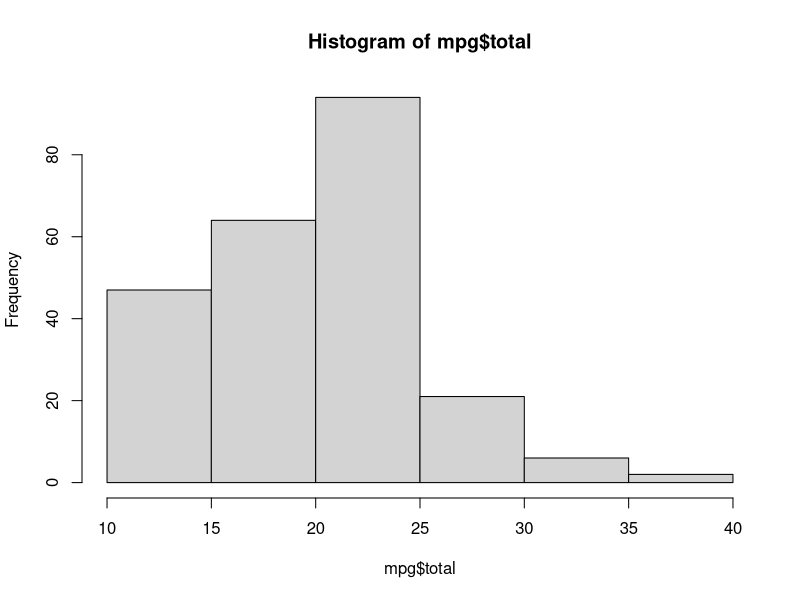
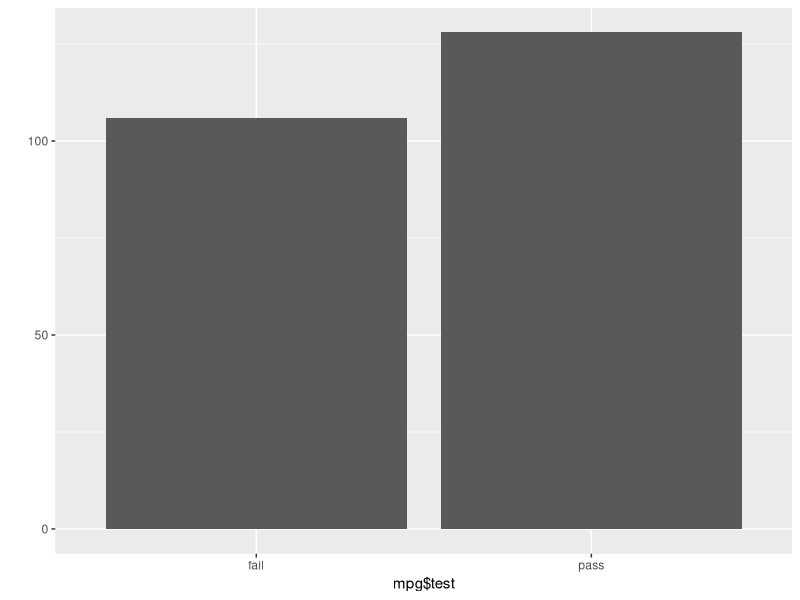
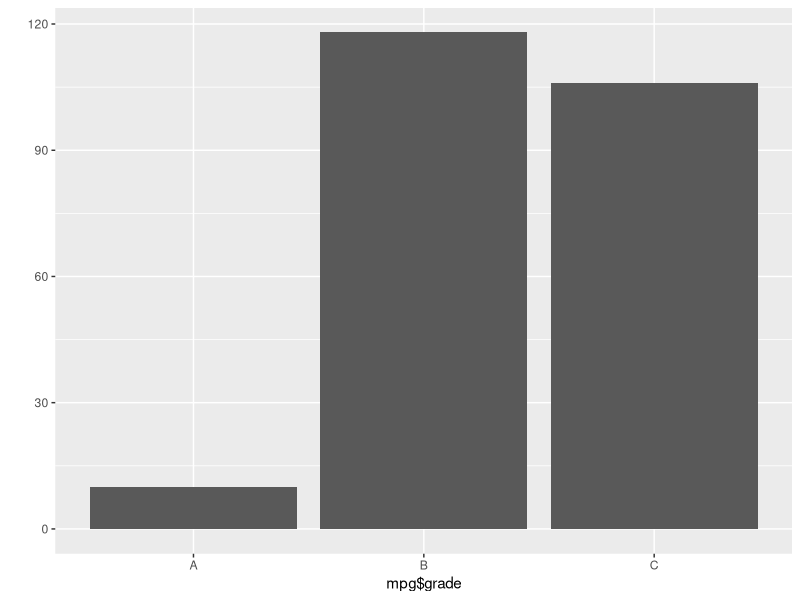
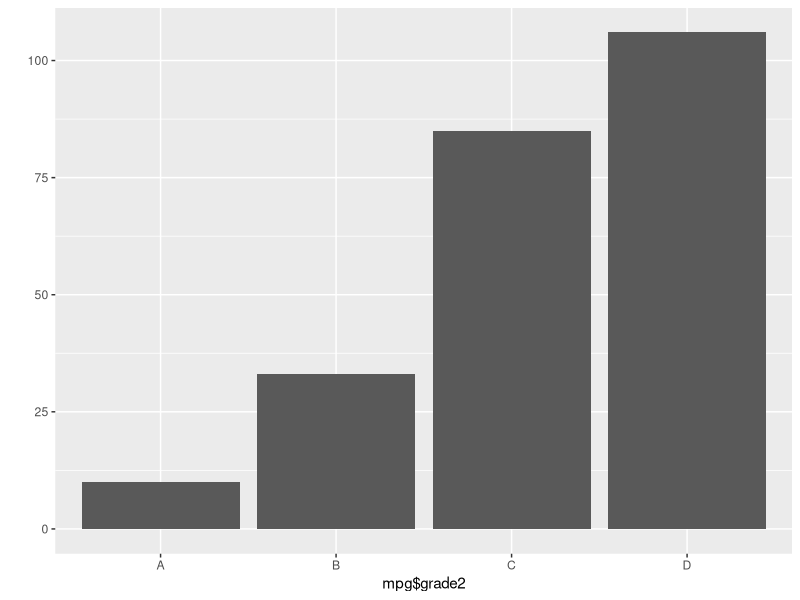

These figures' R source, in order:
## 05-3 파생변수 만들기
## 파생변수란? 기존의 변수를 변형해서 만든 변수

## 1. 2개 변수로 이루어진 데이터 프레임 생성
df<- data.frame(var1= c(4, 3, 8),
                var2= c(2, 6, 1))
df
#   var1 var2
# 1    4    2
# 2    3    6
# 3    8    1


## 2. var_sum이라는 파생변수 만들어 df에 추가
df$var_sum <- df$var1 + df$var2 # var_sum 파생변수 생성
df
#   var1 var2 var_sum
# 1    4    2       6
# 2    3    6       9
# 3    8    1       9


## 3. var_mean이라는 파생변수 생성
df$var_mean <- (df$var1+df$var2)/2 # var_mean 파생변수 생성
df
#   var1 var2 var_sum var_mean
# 1    4    2       6      3.0
# 2    3    6       9      4.5
# 3    8    1       9      4.5



## mpg 통합 연비 변수 만들기
library(ggplot2)

## 1. cty, hwy 두 변수 평균 구해서 통합 연비 구함
mpg$total <- (mpg$cty + mpg$hwy)/2 # 통합 연비 변수 생성
head(mpg)
#   manufacturer model displ  year   cyl trans      drv     cty   hwy fl    class   total
#   <chr>        <chr> <dbl> <int> <int> <chr>      <chr> <int> <int> <chr> <chr>   <dbl>
# 1 audi         a4      1.8  1999     4 auto(l5)   f        18    29 p     compact  23.5
# 2 audi         a4      1.8  1999     4 manual(m5) f        21    29 p     compact  25
# 3 audi         a4      2    2008     4 manual(m6) f        20    31 p     compact  25.5
# 4 audi         a4      2    2008     4 auto(av)   f        21    30 p     compact  25.5
# 5 audi         a4      2.8  1999     6 auto(l5)   f        16    26 p     compact  21
# 6 audi         a4      2.8  1999     6 manual(m5) f        18    26 p     compact  22


## 2. 통합 연비 변수 평균 구하기
mean(mpg$total)
# [1] 20.14957



###### 조건문을 활용해 파생변수 만들기
###### 고연비 합격 판정을 받은 자동차가 몇 대나 되는지


## 1. 기준값 정하기
summary(mpg$total) # 요약 통계량 산출
#    Min. 1st Qu.  Median    Mean 3rd Qu.    Max.
#   10.50   15.50   20.50   20.15   23.50   39.50

hist(mpg$total) # 히스토그램 생성
# total 연비의 평균과 중앙값이 약 20이다.
# total 연비가 20~25 사이에 해당하는 자동차 모델이 가장 많다.
# 대부분 25 이하이고, 25를 넘기는 자동차는 많지 않다.
# so 기준점 20으로 정하자!


## 2. 합격 판정 변수 만들기 ,, 조건문 함수: 조건에 따라 서로 다른 값을 반환하는 함수
## ifelse(조건, true:"pass", false:"fail")
mpg$test <- ifelse(mpg$total >= 20, "pass", "fail") # 20 이상이면 pass, 그렇지 않으면 fail 부여
head(mpg, 20) # 데이터 확인
#    manufacturer model              displ  year   cyl trans      drv     cty   hwy fl    class   total test
#    <chr>        <chr>              <dbl> <int> <int> <chr>      <chr> <int> <int> <chr> <chr>   <dbl> <chr>
#  1 audi         a4                   1.8  1999     4 auto(l5)   f        18    29 p     compact  23.5 pass
#  2 audi         a4                   1.8  1999     4 manual(m5) f        21    29 p     compact  25   pass
#  3 audi         a4                   2    2008     4 manual(m6) f        20    31 p     compact  25.5 pass
#  4 audi         a4                   2    2008     4 auto(av)   f        21    30 p     compact  25.5 pass
#  5 audi         a4                   2.8  1999     6 auto(l5)   f        16    26 p     compact  21   pass
#  6 audi         a4                   2.8  1999     6 manual(m5) f        18    26 p     compact  22   pass
#  7 audi         a4                   3.1  2008     6 auto(av)   f        18    27 p     compact  22.5 pass
#  8 audi         a4 quattro           1.8  1999     4 manual(m5) 4        18    26 p     compact  22   pass
#  9 audi         a4 quattro           1.8  1999     4 auto(l5)   4        16    25 p     compact  20.5 pass
# 10 audi         a4 quattro           2    2008     4 manual(m6) 4        20    28 p     compact  24   pass
# 11 audi         a4 quattro           2    2008     4 auto(s6)   4        19    27 p     compact  23   pass
# 12 audi         a4 quattro           2.8  1999     6 auto(l5)   4        15    25 p     compact  20   pass
# 13 audi         a4 quattro           2.8  1999     6 manual(m5) 4        17    25 p     compact  21   pass
# 14 audi         a4 quattro           3.1  2008     6 auto(s6)   4        17    25 p     compact  21   pass
# 15 audi         a4 quattro           3.1  2008     6 manual(m6) 4        15    25 p     compact  20   pass
# 16 audi         a6 quattro           2.8  1999     6 auto(l5)   4        15    24 p     midsize  19.5 fail
# 17 audi         a6 quattro           3.1  2008     6 auto(s6)   4        17    25 p     midsize  21   pass
# 18 audi         a6 quattro           4.2  2008     8 auto(s6)   4        16    23 p     midsize  19.5 fail
# 19 chevrolet    c1500 suburban 2wd   5.3  2008     8 auto(l4)   r        14    20 r     suv      17   fail
# 20 chevrolet    c1500 suburban 2wd   5.3  2008     8 auto(l4)   r        11    15 e     suv      13   fail


## 3. 빈도표로 합격 판정 자동차 수 살펴보기 -- 빈도표: 변수의 각 값들이 몇 개씩 존재하는지
table(mpg$test) # 연비 합격 빈도표 생성
# fail pass
#  106  128


## 4. 막대 그래프로 빈도 표현하기
library(ggplot2) # ggplot2 로드
qplot(mpg$test) # 연비 합격 빈도 막대 그래프 생성


### 중첩 조건문
## 1. 중첩 조건문 활용하기
mpg$grade <- ifelse(mpg$total >= 30, "A",
                    ifelse(mpg$total >=20, "B", "C")) # total을 기준으로 A, B, C 등급 부여
head(mpg, 20) # 데이터 확인
#    manufacturer model              displ  year   cyl trans      drv     cty   hwy fl    class   total test  grade
#    <chr>        <chr>              <dbl> <int> <int> <chr>      <chr> <int> <int> <chr> <chr>   <dbl> <chr> <chr>
#  1 audi         a4                   1.8  1999     4 auto(l5)   f        18    29 p     compact  23.5 pass  B
#  2 audi         a4                   1.8  1999     4 manual(m5) f        21    29 p     compact  25   pass  B
#  3 audi         a4                   2    2008     4 manual(m6) f        20    31 p     compact  25.5 pass  B
#  4 audi         a4                   2    2008     4 auto(av)   f        21    30 p     compact  25.5 pass  B
#  5 audi         a4                   2.8  1999     6 auto(l5)   f        16    26 p     compact  21   pass  B
#  6 audi         a4                   2.8  1999     6 manual(m5) f        18    26 p     compact  22   pass  B
#  7 audi         a4                   3.1  2008     6 auto(av)   f        18    27 p     compact  22.5 pass  B
#  8 audi         a4 quattro           1.8  1999     4 manual(m5) 4        18    26 p     compact  22   pass  B
#  9 audi         a4 quattro           1.8  1999     4 auto(l5)   4        16    25 p     compact  20.5 pass  B
# 10 audi         a4 quattro           2    2008     4 manual(m6) 4        20    28 p     compact  24   pass  B
# 11 audi         a4 quattro           2    2008     4 auto(s6)   4        19    27 p     compact  23   pass  B
# 12 audi         a4 quattro           2.8  1999     6 auto(l5)   4        15    25 p     compact  20   pass  B
# 13 audi         a4 quattro           2.8  1999     6 manual(m5) 4        17    25 p     compact  21   pass  B
# 14 audi         a4 quattro           3.1  2008     6 auto(s6)   4        17    25 p     compact  21   pass  B
# 15 audi         a4 quattro           3.1  2008     6 manual(m6) 4        15    25 p     compact  20   pass  B
# 16 audi         a6 quattro           2.8  1999     6 auto(l5)   4        15    24 p     midsize  19.5 fail  C
# 17 audi         a6 quattro           3.1  2008     6 auto(s6)   4        17    25 p     midsize  21   pass  B
# 18 audi         a6 quattro           4.2  2008     8 auto(s6)   4        16    23 p     midsize  19.5 fail  C
# 19 chevrolet    c1500 suburban 2wd   5.3  2008     8 auto(l4)   r        14    20 r     suv      17   fail  C
# 20 chevrolet    c1500 suburban 2wd   5.3  2008     8 auto(l4)   r        11    15 e     suv      13   fail  C


## 2. 빈도표, 막대 그래프로 연비 등급 살펴보기
table(mpg$grade) # 등급 빈도표 생성
#   A   B   C
#  10 118 106

qplot(mpg$grade) # 등급 빈도 막대 그래프 생성


### 원하는 만큼 범주 만들기
mpg$grade2 <- ifelse(mpg$total >= 30, "A",
                     ifelse(mpg$total >= 25, "B",
                            ifelse(mpg$total >= 20, "C","D")))
head(mpg, 20)
table(mpg$grade2)
qplot(mpg$grade2)